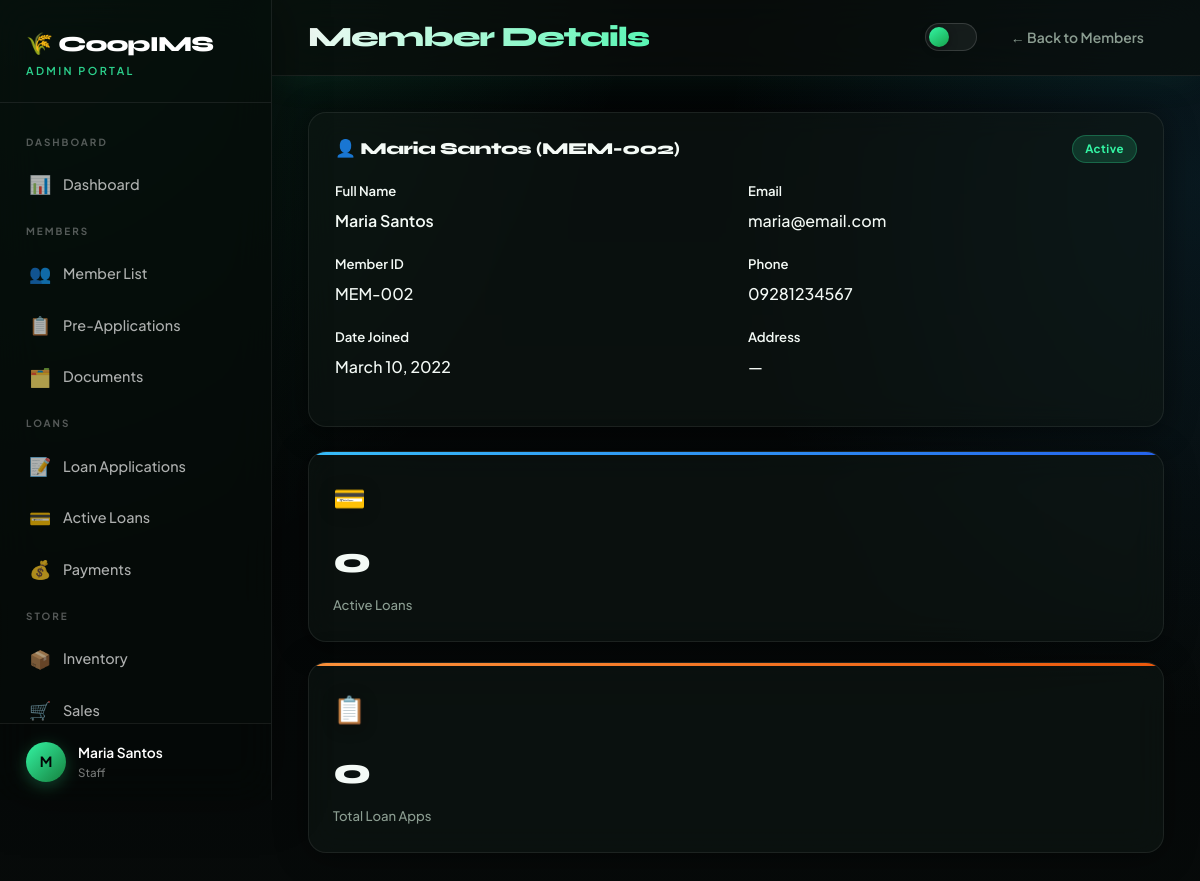
Page /admin_member_detail.php?id=2 (signed in) on the committed database.
### tables this page shows
CREATE TABLE IF NOT EXISTS members (
    id              INT AUTO_INCREMENT PRIMARY KEY,
    member_id       VARCHAR(20) NOT NULL UNIQUE,
    first_name      VARCHAR(60) NOT NULL,
    middle_name     VARCHAR(60),
    last_name       VARCHAR(60) NOT NULL,
    email           VARCHAR(120),
    phone           VARCHAR(20),
    street          VARCHAR(150),
    barangay        VARCHAR(100),
    city            VARCHAR(100),
    province        VARCHAR(100),
    date_joined     DATE,
    status          ENUM('active','inactive','suspended') DEFAULT 'active',
    created_at      DATETIME DEFAULT CURRENT_TIMESTAMP
);

### admin_member_detail.php (the view, shortened to what this page needs)
<!DOCTYPE html>
<html lang="en">
<head>
  <link rel="stylesheet" href="css/style.css">
</head>
<body>
<?php
$db = getDB();
$id = (int)($_GET['id'] ?? 0);
$member = $db->query("SELECT *, CONCAT_WS(' ', first_name, middle_name, last_name) as full_name,
    CONCAT_WS(', ', street, barangay, city, province) as address
    FROM members WHERE id=$id")->fetch_assoc();
$activeLoans = $db->query("SELECT COUNT(*) as c FROM loans WHERE member_id=$id AND status='active'")->fetch_assoc()['c'];
$totalLoans = $db->query("SELECT COUNT(*) as c FROM loan_applications WHERE member_id=$id")->fetch_assoc()['c'];
?>
<?php include 'includes/admin_sidebar.php'; ?>
<div class="main-content">
  <div class="topbar">
    <div class="topbar-title">Member Details</div>
    <div class="topbar-actions">
      <a href="admin_members.php" class="btn btn-ghost">← Back to Members</a>
    </div>
  </div>
  <div class="page-body">
    <div class="card" style="margin-bottom:24px;">
      <div class="card-header">
        <span class="card-title">👤 <?= htmlspecialchars($member['full_name']) ?> (<?= $member['member_id'] ?>)</span>
        <div>
          <?php $sb=['active'=>'badge-green','inactive'=>'badge-gray','suspended'=>'badge-red']; ?>
          <span class="badge <?= $sb[$member['status']] ?>"><?= ucfirst($member['status']) ?></span>
        </div>
      </div>
      <div class="card-body">
        <div class="grid-2">
          <div>
            <div class="form-group">
              <label class="form-label">Full Name</label>
              <div class="text-lg fw-600"><?= htmlspecialchars($member['full_name']) ?></div>
            </div>
            <div class="form-group">
              <label class="form-label">Member ID</label>
              <div><?= $member['member_id'] ?></div>
            </div>
            <div class="form-group">
              <label class="form-label">Date Joined</label>
              <div><?= $member['date_joined'] ? date('F j, Y', strtotime($member['date_joined'])) : '—' ?></div>
            </div>
          </div>
          <div>
            <div class="form-group">
              <label class="form-label">Email</label>
              <div><?= htmlspecialchars($member['email'] ?? '—') ?></div>
            </div>
            <div class="form-group">
              <label class="form-label">Phone</label>
              <div><?= htmlspecialchars($member['phone'] ?? '—') ?></div>
            </div>
            <div class="form-group">
              <label class="form-label">Address</label>
              <div><?= htmlspecialchars(trim($member['address'], ', ') ?: '—') ?></div>
            </div>
          </div>
        </div>
      </div>
    </div>
    <div class="stats-grid" style="grid-template-columns:repeat(4,1fr);margin-bottom:24px;">
      <div class="stat-card blue"><span class="stat-icon">💳</span><div class="stat-value"><?= $activeLoans ?></div><div class="stat-label">Active Loans</div></div>
      <div class="stat-card gold"><span class="stat-icon">📋</span><div class="stat-value"><?= $totalLoans ?></div><div class="stat-label">Total Loan Apps</div></div>
    </div>
  </div>
</div>
</body>
</html>

### rows in the picture
members: member "MEM-002", status "Active", date_joined "March 10, 2022", email "maria@email.com", phone "09281234567"

### other values in the picture
substr($user['name'], 0, 1) "M"
$user['name'] "Maria Santos"
$user['role'] "Staff"
$member['full_name'] "Maria Santos"
trim($member['address'], ', ') ?: '—' "—"
$activeLoans "0"
$totalLoans "0"
